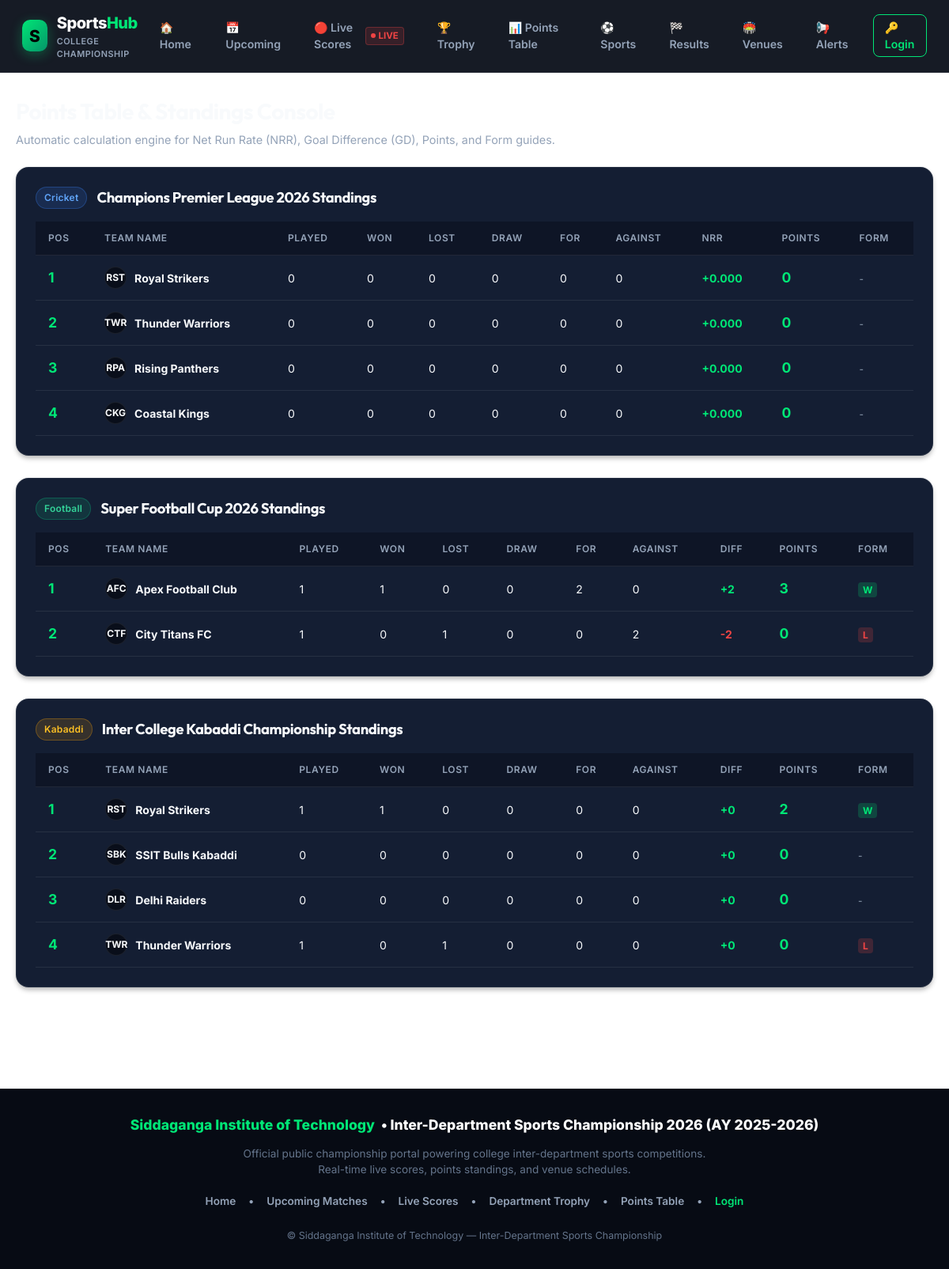
Screenshot of /admin/points-table.php with the database file from the repository.
### tables this page shows
CREATE TABLE `points_table` (
  `id` int(10) unsigned NOT NULL AUTO_INCREMENT,
  `tournament_id` int(10) unsigned NOT NULL,
  `team_id` int(10) unsigned NOT NULL,
  `played` int(11) DEFAULT 0,
  `won` int(11) DEFAULT 0,
  `lost` int(11) DEFAULT 0,
  `drawn` int(11) DEFAULT 0,
  `points` int(11) DEFAULT 0,
  `score_for` int(11) DEFAULT 0,
  `score_against` int(11) DEFAULT 0,
  `score_difference` int(11) DEFAULT 0,
  `net_run_rate` decimal(6,3) DEFAULT 0.000,
  `position` int(11) DEFAULT 1,
  `form` varchar(20) DEFAULT '',
  `updated_at` datetime DEFAULT current_timestamp() ON UPDATE current_timestamp(),
  PRIMARY KEY (`id`),
  UNIQUE KEY `unique_tournament_team_points` (`tournament_id`,`team_id`),
  KEY `fk_pt_team` (`team_id`),
  CONSTRAINT `fk_pt_team` FOREIGN KEY (`team_id`) REFERENCES `teams` (`id`) ON DELETE CASCADE,
  CONSTRAINT `fk_pt_tournament` FOREIGN KEY (`tournament_id`) REFERENCES `tournaments` (`id`) ON DELETE CASCADE
);

CREATE TABLE `teams` (
  `id` int(10) unsigned NOT NULL AUTO_INCREMENT,
  `name` varchar(100) NOT NULL,
  `short_name` varchar(10) NOT NULL,
  `logo` varchar(255) DEFAULT 'assets/images/default-team.png',
  `sport_id` int(10) unsigned NOT NULL,
  `department_id` int(11) DEFAULT NULL,
  `captain_id` int(10) unsigned DEFAULT NULL,
  `manager_id` int(10) unsigned DEFAULT NULL,
  `status` tinyint(1) DEFAULT 1,
  `created_at` datetime DEFAULT current_timestamp(),
  `updated_at` datetime DEFAULT current_timestamp() ON UPDATE current_timestamp(),
  PRIMARY KEY (`id`),
  KEY `idx_teams_sport` (`sport_id`),
  CONSTRAINT `fk_teams_sport` FOREIGN KEY (`sport_id`) REFERENCES `sports` (`id`)
);

CREATE TABLE `tournaments` (
  `id` int(10) unsigned NOT NULL AUTO_INCREMENT,
  `name` varchar(150) NOT NULL,
  `slug` varchar(160) NOT NULL,
  `sport_id` int(10) unsigned NOT NULL,
  `logo` varchar(255) DEFAULT 'assets/images/default-tournament.png',
  `description` text DEFAULT NULL,
  `start_date` date NOT NULL,
  `end_date` date NOT NULL,
  `venue_id` int(10) unsigned DEFAULT NULL,
  `format` enum('league','knockout','round_robin','group_knockout') NOT NULL DEFAULT 'league',
  `status` enum('draft','upcoming','active','completed','cancelled') NOT NULL DEFAULT 'upcoming',
  `created_by` int(10) unsigned NOT NULL,
  `created_at` datetime DEFAULT current_timestamp(),
  `updated_at` datetime DEFAULT current_timestamp() ON UPDATE current_timestamp(),
  PRIMARY KEY (`id`),
  UNIQUE KEY `slug` (`slug`),
  KEY `fk_tournaments_venue` (`venue_id`),
  KEY `fk_tournaments_user` (`created_by`),
  KEY `idx_tournaments_sport` (`sport_id`),
  KEY `idx_tournaments_status` (`status`),
  CONSTRAINT `fk_tournaments_sport` FOREIGN KEY (`sport_id`) REFERENCES `sports` (`id`),
  CONSTRAINT `fk_tournaments_user` FOREIGN KEY (`created_by`) REFERENCES `users` (`id`) ON DELETE CASCADE,
  CONSTRAINT `fk_tournaments_venue` FOREIGN KEY (`venue_id`) REFERENCES `venues` (`id`) ON DELETE SET NULL
);

CREATE TABLE `settings` (
  `setting_key` varchar(100) NOT NULL,
  `setting_value` text DEFAULT NULL,
  `updated_at` datetime DEFAULT current_timestamp() ON UPDATE current_timestamp(),
  PRIMARY KEY (`setting_key`)
);

### admin/points-table.php (called while the page is built)
<?php
require_once __DIR__ . '/../public/points-table.php';

### includes/database.php (called while the page is built, shortened)
<?php
require_once __DIR__ . '/config.php';
class Database {
    private static $instance = null;
    private $pdo = null;
    private function __construct() {
        try {
            $dsn = "mysql:host=" . DB_HOST . ";port=" . DB_PORT . ";dbname=" . DB_NAME . ";charset=" . DB_CHARSET;
            $options = [
                PDO::ATTR_ERRMODE            => PDO::ERRMODE_EXCEPTION,
                PDO::ATTR_DEFAULT_FETCH_MODE => PDO::FETCH_ASSOC,
                PDO::ATTR_EMULATE_PREPARES   => false,
                PDO::ATTR_TIMEOUT            => 2,
            ];
            $this->pdo = new PDO($dsn, DB_USER, DB_PASS, $options);
            $this->isDemoMode = false;
        } catch (PDOException $e) {
            $this->pdo = null;
            $this->isDemoMode = true;
            $this->connectionStatusMessage = "[DEV NOTICE] MySQL not active or pending setup. Running in Demo Mode.";
        }
    }
    public static function getInstance() {
        if (self::$instance === null) {
            self::$instance = new Database();
        }
        return self::$instance;
    }
    public function getConnection() {
        return $this->pdo;
    }
    public function executeQuery($sql, $params = []) {
        try {
            $stmt = $this->pdo->prepare($sql);
            $stmt->execute($params);
            return $stmt;
        } catch (PDOException $e) {
            error_log("Database Query Error: " . $e->getMessage());
            return false;
        }
    }
    public function fetchAll($sql, $params = []) {
        $stmt = $this->executeQuery($sql, $params);
        return $stmt ? $stmt->fetchAll() : [];
    }
    public function fetchOne($sql, $params = []) {
        $stmt = $this->executeQuery($sql, $params);
        return $stmt ? $stmt->fetch() : null;
    }
}
function getDB() {
    return Database::getInstance();
}
function fetchAll($sql, $params = []) {
    return getDB()->fetchAll($sql, $params);
}
function fetchOne($sql, $params = []) {
    return getDB()->fetchOne($sql, $params);
}

### includes/statistics-helper.php (called while the page is built, shortened)
<?php
require_once __DIR__ . '/config.php';
require_once __DIR__ . '/database.php';
class StatisticsService {
    public static function getPointsTable($tournamentId = 0, $sportId = 0) {
        $db = getDB();
        if ($db->getConnection()) {
            $sql = "
                SELECT pt.*, tm.name as team_name, tm.short_name, tm.logo as team_logo,
                       t.name as tournament_name, s.name as sport_name, s.slug as sport_code
                FROM points_table pt
                JOIN teams tm ON pt.team_id = tm.id
                JOIN tournaments t ON pt.tournament_id = t.id
                JOIN sports s ON t.sport_id = s.id
                WHERE 1=1
            ";
            $params = [];
            $sql .= " ORDER BY pt.tournament_id ASC, pt.position ASC, pt.points DESC, pt.net_run_rate DESC";
            $results = fetchAll($sql, $params);
            if (!empty($results)) return $results;
        }
        return [
            [
                'position' => 1, 'team_name' => 'Royal Strikers', 'short_name' => 'RST',
                'tournament_name' => 'Champions Premier League 2026', 'sport_name' => 'Cricket', 'sport_code' => 'cricket',
                'played' => 3, 'won' => 2, 'lost' => 1, 'drawn' => 0, 'points' => 4, 'net_run_rate' => 0.520,
                'score_for' => 520, 'score_against' => 485, 'score_difference' => 35, 'form' => 'WWL'
            ],
            [
                'position' => 2, 'team_name' => 'Thunder Warriors', 'short_name' => 'TWR',
                'tournament_name' => 'Champions Premier League 2026', 'sport_name' => 'Cricket', 'sport_code' => 'cricket',
                'played' => 3, 'won' => 2, 'lost' => 1, 'drawn' => 0, 'points' => 4, 'net_run_rate' => 0.180,
                'score_for' => 495, 'score_against' => 480, 'score_difference' => 15, 'form' => 'LWW'
            ],
            [
                'position' => 3, 'team_name' => 'Rising Panthers', 'short_name' => 'RPA',
                'tournament_name' => 'Champions Premier League 2026', 'sport_name' => 'Cricket', 'sport_code' => 'cricket',
                'played' => 3, 'won' => 1, 'lost' => 2, 'drawn' => 0, 'points' => 2, 'net_run_rate' => -0.210,
                'score_for' => 460, 'score_against' => 475, 'score_difference' => -15, 'form' => 'WLL'
            ],
            [
                'position' => 4, 'team_name' => 'Coastal Kings', 'short_name' => 'CKG',
                'tournament_name' => 'Champions Premier League 2026', 'sport_name' => 'Cricket', 'sport_code' => 'cricket',
                'played' => 3, 'won' => 1, 'lost' => 2, 'drawn' => 0, 'points' => 2, 'net_run_rate' => -0.490,
                'score_for' => 440, 'score_against' => 475, 'score_difference' => -35, 'form' => 'LLW'
            ],
        ];
    }
}

### includes/auth.php (called while the page is built, shortened)
<?php
require_once __DIR__ . '/config.php';
require_once __DIR__ . '/database.php';
function getSetting($key, $default = '') {
    $db = getDB();
    if ($db->getConnection()) {
        $row = fetchOne("SELECT setting_value FROM settings WHERE setting_key = :k", [':k' => $key]);
        if ($row && $row['setting_value'] !== null) {
            return $row['setting_value'];
        }
    }
    $defaults = [
        'college_name' => 'Siddaganga Institute of Technology',
        'championship_title' => 'Inter-Department Sports Championship 2026',
        'academic_year' => '2025-2026',
        'college_logo' => 'assets/images/college-logo.png',
        'championship_banner' => 'assets/images/hero-bg.jpg',
        'primary_contact_email' => 'sports@sit.ac.in',
        'primary_contact_phone' => '+91 98765 43210',
        'default_timezone' => 'Asia/Kolkata',
        'date_format' => 'Y-m-d H:i:s',
        'footer_text' => '© Siddaganga Institute of Technology — Inter-Department Sports Championship',
        'public_visibility' => '1',
        'notify_upcoming' => '1',
        'notify_live' => '1',
        'notify_results' => '1'
    ];
    return $defaults[$key] ?? $default;
}

### public/points-table.php (the view, shortened to what this page needs)
<?php
require_once __DIR__ . '/../includes/config.php';
require_once __DIR__ . '/../includes/database.php';
require_once __DIR__ . '/../includes/statistics-helper.php';
$tournamentId = intval($_GET['tournament_id'] ?? 0);
$sportId      = intval($_GET['sport_id'] ?? 0);
$standings = StatisticsService::getPointsTable($tournamentId, $sportId);
$groupedStandings = [];
foreach ($standings as $row) {
    $tName = $row['tournament_name'] ?? 'Tournament Standings';
    if (!isset($groupedStandings[$tName])) {
        $groupedStandings[$tName] = [
            'sport_name' => $row['sport_name'] ?? 'Cricket',
            'rows'       => [],
        ];
    }
    $groupedStandings[$tName]['rows'][] = $row;
}
include_once __DIR__ . '/../includes/public-header.php';
?>
<div class="dashboard-header">
  <div class="dashboard-title-group">
    <h1>Points Table & Standings Console</h1>
    <p>Automatic calculation engine for Net Run Rate (NRR), Goal Difference (GD), Points, and Form guides.</p>
  </div>
</div>
<?php if (!empty($groupedStandings)): ?>
  <?php foreach ($groupedStandings as $tName => $tGroup): ?>
    <div class="card" style="margin-bottom:28px;">
      <div class="section-header">
        <div style="display:flex; align-items:center; gap:12px;">
          <?php echo getSportBadge($tGroup['sport_name']); ?>
          <h2><?php echo htmlspecialchars($tName); ?> Standings</h2>
        </div>
      </div>
      <div class="table-responsive">
        <table class="sports-table">
          <thead>
            <tr>
              <th>Pos</th>
              <th>Team Name</th>
              <th>Played</th>
              <th>Won</th>
              <th>Lost</th>
              <th>Draw</th>
              <th>For</th>
              <th>Against</th>
              <th><?php echo strtolower($tGroup['sport_name']) === 'cricket' ? 'NRR' : 'Diff'; ?></th>
              <th>Points</th>
              <th>Form</th>
            </tr>
          </thead>
          <tbody>
            <?php $pos = 1; foreach ($tGroup['rows'] as $st): ?>
              <tr>
                <td><strong style="color:var(--accent-green); font-size:1.1rem;"><?php echo $pos++; ?></strong></td>
                <td>
                  <div style="display:flex; align-items:center; gap:10px;">
                    <div class="team-badge-circle" style="width:28px;height:28px;font-size:0.75rem; background:var(--bg-input);">
                      <?php echo htmlspecialchars($st['short_name'] ?? 'TM'); ?>
                    </div>
                    <strong style="color:var(--text-main);"><?php echo htmlspecialchars($st['team_name']); ?></strong>
                  </div>
                </td>
                <td><?php echo $st['played']; ?></td>
                <td><?php echo $st['won']; ?></td>
                <td><?php echo $st['lost']; ?></td>
                <td><?php echo $st['drawn']; ?></td>
                <td><?php echo $st['score_for'] ?? 0; ?></td>
                <td><?php echo $st['score_against'] ?? 0; ?></td>
                <td>
                  <?php if (strtolower($tGroup['sport_name']) === 'cricket'): ?>
                    <strong style="color:<?php echo ($st['net_run_rate'] >= 0) ? 'var(--accent-green)' : 'var(--accent-red)'; ?>;">
                      <?php echo sprintf("%+.3f", $st['net_run_rate']); ?>
                    </strong>
                  <?php else: ?>
                    <strong style="color:<?php echo (($st['score_difference'] ?? 0) >= 0) ? 'var(--accent-green)' : 'var(--accent-red)'; ?>;">
                      <?php echo sprintf("%+d", $st['score_difference'] ?? 0); ?>
                    </strong>
                  <?php endif; ?>
                </td>
                <td><strong style="color:var(--accent-green); font-size:1.1rem;"><?php echo $st['points']; ?></strong></td>
                <td>
                  <?php if (!empty($st['form'])): ?>
                    <?php foreach (str_split($st['form']) as $char): ?>
                      <span style="background:<?php echo $char === 'W' ? 'rgba(0,230,118,0.2)' : ($char === 'L' ? 'rgba(239,68,68,0.2)' : 'rgba(245,158,11,0.2)'); ?>; color:<?php echo $char === 'W' ? 'var(--accent-green)' : ($char === 'L' ? 'var(--accent-red)' : 'var(--accent-amber)'); ?>; padding:2px 6px; border-radius:4px; font-weight:700; font-size:0.75rem; margin-right:2px;">
                        <?php echo $char; ?>
                      </span>
                    <?php endforeach; ?>
                  <?php else: ?>
                    <span style="color:var(--text-muted); font-size:0.75rem;">-</span>
                  <?php endif; ?>
                </td>
              </tr>
            <?php endforeach; ?>
          </tbody>
        </table>
      </div>
    </div>
  <?php endforeach; ?>
<?php else: ?>
  <div class="card" style="text-align:center; padding:32px;">
    <p style="color:var(--text-muted);">No standings data recorded for selected filters.</p>
  </div>
<?php endif; ?>
<?php include_once __DIR__ . '/../includes/public-footer.php'; ?>

### includes/public-footer.php (shortened to what this page needs)
</div>
<footer style="background: #070b14; border-top: 1px solid var(--border-subtle); padding: 32px 20px; text-align: center; color: var(--text-muted); font-size: 0.85rem; margin-top: 40px;">
  <div style="max-width: 1280px; margin: 0 auto; display: flex; flex-direction: column; align-items: center; gap: 12px;">
    <div style="display: flex; align-items: center; gap: 8px; font-weight: 800; color: #fff; font-size: 1.1rem;">
      <span style="color: var(--accent-green);"><?php echo htmlspecialchars(getSetting('college_name')); ?></span> &bull; <?php echo htmlspecialchars(getSetting('championship_title')); ?> (AY <?php echo htmlspecialchars(getSetting('academic_year')); ?>)
    </div>
    <p style="margin: 0; max-width: 600px; color: var(--text-dim);">
      Official public championship portal powering college inter-department sports competitions. Real-time live scores, points standings, and venue schedules.
    </p>
    <div style="display: flex; gap: 16px; margin-top: 8px; font-weight: 600;">
      <a href="<?php echo BASE_URL; ?>/public/home.php" style="color: var(--text-muted); text-decoration: none;">Home</a> &bull;
      <a href="<?php echo BASE_URL; ?>/public/upcoming.php" style="color: var(--text-muted); text-decoration: none;">Upcoming Matches</a> &bull;
      <a href="<?php echo BASE_URL; ?>/public/live-score.php" style="color: var(--text-muted); text-decoration: none;">Live Scores</a> &bull;
      <a href="<?php echo BASE_URL; ?>/public/trophy.php" style="color: var(--text-muted); text-decoration: none;">Department Trophy</a> &bull;
      <a href="<?php echo BASE_URL; ?>/public/points-table.php" style="color: var(--text-muted); text-decoration: none;">Points Table</a> &bull;
      <a href="<?php echo BASE_URL; ?>/auth/login.php" style="color: var(--accent-green); text-decoration: none;">Login</a>
    </div>
    <div style="font-size: 0.78rem; color: var(--text-dim); margin-top: 12px;">
      <?php echo htmlspecialchars(getSetting('footer_text')); ?>
    </div>
  </div>
</footer>
</body>
</html>

### rows the page displays
points_table: team.short_name "RST", team.name "Royal Strikers", played "0", won "0", lost "0", drawn "0", score_for "0", score_against "0", net_run_rate "+0.000", points "0"
points_table: team.short_name "TWR", team.name "Thunder Warriors", played "0", won "0", lost "0", drawn "0", score_for "0", score_against "0", net_run_rate "+0.000", points "0"
points_table: team.short_name "RPA", team.name "Rising Panthers", played "0", won "0", lost "0", drawn "0", score_for "0", score_against "0", net_run_rate "+0.000", points "0"
points_table: team.short_name "CKG", team.name "Coastal Kings", played "0", won "0", lost "0", drawn "0", score_for "0", score_against "0", net_run_rate "+0.000", points "0"
points_table: team.short_name "AFC", team.name "Apex Football Club", played "1", won "1", lost "0", drawn "0", score_for "2", score_against "0", score_difference "+2", points "3", form "W"
points_table: team.short_name "CTF", team.name "City Titans FC", played "1", won "0", lost "1", drawn "0", score_for "0", score_against "2", score_difference "-2", points "0", form "L"
tournaments: name "Inter College Kabaddi Championship"
points_table: team.short_name "RST", team.name "Royal Strikers", played "1", won "1", lost "0", drawn "0", score_for "0", score_against "0", score_difference "+0", points "2", form "W"
points_table: team.short_name "SBK", team.name "SSIT Bulls Kabaddi", played "0", won "0", lost "0", drawn "0", score_for "0", score_against "0", score_difference "+0", points "0"
points_table: team.short_name "DLR", team.name "Delhi Raiders", played "0", won "0", lost "0", drawn "0", score_for "0", score_against "0", score_difference "+0", points "0"
points_table: team.short_name "TWR", team.name "Thunder Warriors", played "1", won "0", lost "1", drawn "0", score_for "0", score_against "0", score_difference "+0", points "0", form "L"
settings: setting_value "Siddaganga Institute of Technology"
settings: setting_value "Inter-Department Sports Championship 2026"
settings: setting_value "2025-2026"
settings: setting_value "© Siddaganga Institute of Technology — Inter-Department Sports Championship"

### other values shown
$sportName "Cricket"
$tName "Champions Premier League 2026"
$sportName "Football"
$tName "Super Football Cup 2026"
$sportName "Kabaddi"
